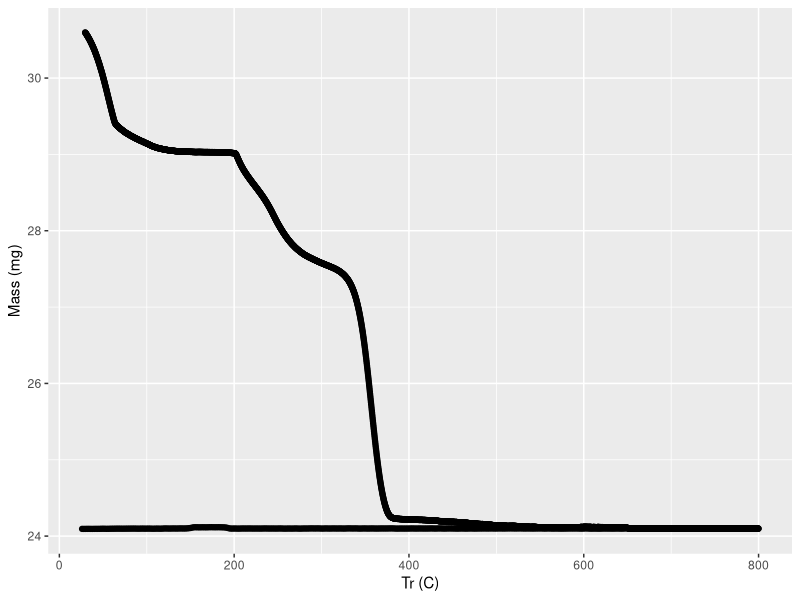
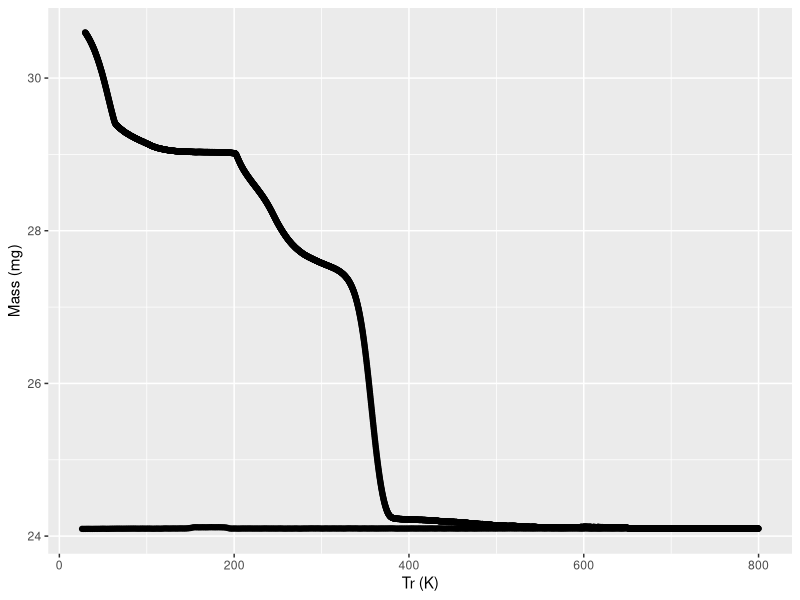

Write the R code that produced these figures, in order.
install.packages("tidyverse")
library(tidyverse)
df <-read.table("Data/ATG.txt",
                skip = 12,
                header = FALSE,
                nrows = 4088 )

names(df) <- c("index", "t", "Ts", "Tr", "value")
df <- tibble(df) 
head(df)
#remove data from the temperature decrease
subset(df, t <= 11100)
#draw graph
library(ggplot2)
df %>% filter(value<30.6) %>% 
  ggplot(aes(x=Tr , y=value))+
  geom_point()+
# define axis labels
labs(x="Tr (C)", y="Mass (mg)")
 
#conversion to Kelvin
df %>% mutate(Value=value+273)
df %>% filter(value<30.6) %>%
  ggplot(aes(x=Tr, y=value))+

  geom_point()+
  labs(x="Tr (K)", y="Mass (mg)")

#derivation function
d1 <- function(x,y)
{diff(y)/diff(x)}

colors <- c("red")
d1 <- df %>% 
  ggplot(aes(x=?deriv(x), y=?deriv(y)))+
  geom_point()+
  labs(x="T (K)", y="derivative")



